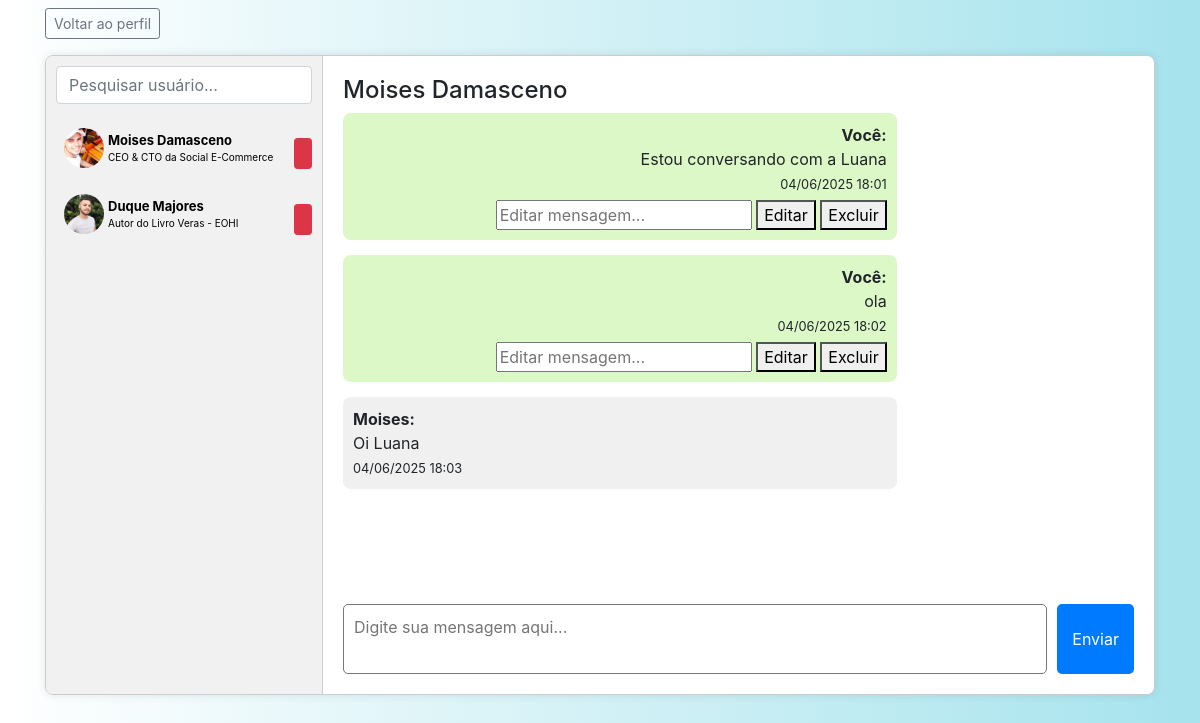
The page /mensagens/1 (signed in) on the database its author committed.
### app/models.py (models this page shows, shortened)
class User(UserMixin, db.Model):
    __tablename__ = 'user'
    id = db.Column(db.Integer, primary_key=True)
    nome = db.Column(db.String(150), nullable=False)
    sobreNome = db.Column(db.String(150), nullable=True)
    status = db.Column(db.String(150), nullable=True)
    cpf_cnpj = db.Column(db.String(20), unique=True, nullable=True)
    email = db.Column(db.String(150), unique=True, nullable=False)
    senha = db.Column(db.String(150), nullable=False)
    imagem = db.Column(db.String(150), default='default.png')
    cor_fundo = db.Column(db.String(255), default='background-image: linear-gradient(to right, #fff, #a6e3ed);')
    last_seen = db.Column(db.DateTime, default=datetime.utcnow)
    notificacoes = db.relationship(
        'Notificacao',
        backref='destinatario',
        lazy='dynamic',
        foreign_keys='Notificacao.destinatario_id'
    )
    notificacoes_enviadas = db.relationship(
        'Notificacao',
        backref='remetente',
        lazy='dynamic',
        foreign_keys='Notificacao.remetente_id'
    )
    followed = db.relationship(
        'User', secondary=followers,
        primaryjoin=(followers.c.follower_id == id),
        secondaryjoin=(followers.c.followed_id == id),
        backref=db.backref('followers', lazy='dynamic'),
        lazy='dynamic'
    )

class Mensagem(db.Model):
    __tablename__ = 'mensagem'
    id = db.Column(db.Integer, primary_key=True)
    remetente_id = db.Column(db.Integer, db.ForeignKey('user.id'), nullable=False)
    destinatario_id = db.Column(db.Integer, db.ForeignKey('user.id'), nullable=False)
    corpo = db.Column(db.Text, nullable=False)
    data_envio = db.Column(db.DateTime, default=datetime.utcnow)
    editada = db.Column(db.Boolean, default=False)
    lida = db.Column(db.Boolean, default=False)
    remetente = db.relationship('User', foreign_keys=[remetente_id], backref='mensagens_enviadas')
    destinatario = db.relationship('User', foreign_keys=[destinatario_id], backref='mensagens_recebidas')

### app/views.py (the view, shortened to what this page needs)
@app.route('/mensagens/<int:usuario_id>', methods=['GET', 'POST'])
@login_required
def mensagens(usuario_id):
    destinatario = User.query.get_or_404(usuario_id)
    notificacoes_nao_lidas = Notificacao.query.filter_by(
        destinatario_id=current_user.id, lida=False
    ).all()
    for n in notificacoes_nao_lidas:
        n.lida = True
    db.session.commit()
    usuarios_seguidos = current_user.followed.all()
    mensagens = Mensagem.query.filter(
        ((Mensagem.remetente_id == current_user.id) & (Mensagem.destinatario_id == destinatario.id)) |
        ((Mensagem.remetente_id == destinatario.id) & (Mensagem.destinatario_id == current_user.id))
    ).order_by(Mensagem.data_envio.asc()).all()
    usuarios = User.query.all()
    return render_template(
        'mensagens.html',
        destinatario=destinatario,
        usuarios_seguidos=usuarios_seguidos,
        mensagens=mensagens,
        usuarios=usuarios,
        obj=current_user,
    )

### app/__init__.py (called while the page is built)
@login_manager.user_loader
def load_user(user_id):
    return User.query.get(int(user_id))

### app/views.py (called while the page is built)
@app.before_request
def update_last_seen():
    if current_user.is_authenticated:
        current_user.last_seen = datetime.utcnow()
        db.session.commit()

### app/templates/mensagens.html (shortened to what this page needs)
{% extends 'base.html' %}
{% block styles %}
<link rel="stylesheet" href="{{ url_for('static', filename='css/index.css') }}">
<link rel="stylesheet" href="{{ url_for('static', filename='css/mensagens.css') }}">
{% endblock %}
{% block content %}
<a href="{{ url_for('home', id=obj.id) }}" class="btn btn-outline-secondary btn-sm mt-2">Voltar ao perfil</a>
<div class="chat-container mt-3">
    <div class="chat-sidebar">
        <input type="text" id="searchUserInput" placeholder="Pesquisar usuário..." class="form-control mb-3" />
        {% for user in usuarios %}
            {% if user.id != current_user.id and
                (user in current_user.followed or
                mensagens|selectattr('remetente_id', 'equalto', user.id)|list or
                mensagens|selectattr('destinatario_id', 'equalto', user.id)|list) %}
                <div id="chat_user" class="chat-user-wrapper" data-username="{{ (user.nome + ' ' + (user.sobreNome if user.sobreNome else '')).lower() }}">
                    <a id="perfil_chat" href="{{ url_for('mensagens', usuario_id=user.id) }}"
                       class="chat-user {% if user.tem_nova_mensagem %}new-message{% endif %}">
                        <div>
                            <img id="img_msg_perfil" class="rounded-circle"
                                 src="{{ url_for('static', filename='imagens/' + user.imagem) }}" alt="Foto do Perfil">
                        </div>
                        <div class="chat-user-info">
                            <div id="info_perfil_msg_nome" class="chat-user-name">{{ user.nome }} {{ user.sobreNome }}</div>
                            <div id="info_perfil_msg_status" class="chat-user-status">{{ user.status }}</div>
                        </div>
                    </a>
                    <div id="btns_msg_config">
                        <form action="{{ url_for('excluir_mensagens_usuario', usuario_id=user.id) }}" method="POST" class="d-inline">
                            <button type="submit" class="btn btn-sm btn-danger" title="Apagar todas as mensagens">
                            </button>
                        </form>
                    </div>
                </div>
            {% endif %}
        {% endfor %}
    </div>
    <div class="chat-content {% if not destinatario %}blank{% endif %}">
        {% if destinatario and destinatario.id != obj.id %}
        <h4>{{ destinatario.nome }} {{ destinatario.sobreNome }}</h4>
            <div id="corpo_msg" class="chat-messages">
                {% for msg in mensagens %}
                    <div class="chat-message {{ 'sent' if msg.remetente_id == current_user.id else 'received' }}">
                        <div class="message-author">
                            <strong>{{ 'Você' if msg.remetente_id == current_user.id else destinatario.nome }}:</strong>
                        </div>
                        <div class="message-body">
                            {{ msg.corpo }}
                        </div>
                        <div class="message-time">
                            <small>{{ msg.data_envio.strftime('%d/%m/%Y %H:%M') }}</small>
                        </div>
                        {% if msg.remetente_id == current_user.id %}
                            <div class="message-actions">
                                <form action="{{ url_for('editar_mensagem', mensagem_id=msg.id) }}" method="POST" class="d-inline">
                                    <input type="text" name="novo_texto" placeholder="Editar mensagem..." required>
                                    <button type="submit">Editar</button>
                                </form>
                                <form action="{{ url_for('excluir_mensagem', mensagem_id=msg.id) }}" method="POST" class="d-inline">
                                    <button type="submit" class="btn-excluir">Excluir</button>
                                </form>
                            </div>
                        {% endif %}
                    </div>
                {% endfor %}
            </div>
            <form method="POST" class="chat-form">
                <textarea name="mensagem" placeholder="Digite sua mensagem aqui..." required></textarea>
                <button type="submit" title="Enviar mensagem">Enviar</button>
            </form>
        {% else %}
            <div class="chat-placeholder">
                <p>Selecione um usuário para iniciar uma conversa.</p>
            </div>
        {% endif %}
    </div>
</div>
{% endblock %}

### app/static/css/index.css (style rules this page uses)
#body { background-image: linear-gradient(to right, #fff, #a6e3ed ); height: 100vh; }

### app/static/css/mensagens.css (style rules this page uses)
#corpo_msg { height: 100vh; }
#btns_msg_config { display: flex; align-items: center; flex-direction: column; }
#perfil_chat { display: flex; align-items: center; gap: 4px; }
#info_perfil_msg_nome { font-size: 13px; }
#info_perfil_msg_status { font-size: 10px; }
#img_msg_perfil { width: 40px; height: 40px; }
.chat-user-wrapper { display: flex; justify-content: space-between; align-items: center; }
.message-actions { margin-top: 5px; }
.chat-container { display: flex; height: 80vh; border: 1px solid #ccc; border-radius: 8px; overflow: hidden; box-shadow: 0 0 10px rgba(0,0,0,0.1); }
.chat-sidebar { width: 25%; background-color: #f1f1f1; overflow-y: auto; padding: 10px; border-right: 1px solid #ccc; }
.chat-user { display: flex; align-items: center; padding: 8px; margin-bottom: 10px; text-decoration: none; color: black; border-radius: 5px; transition: background-color 0.2s; }
.chat-user-info { display: flex; flex-direction: column; }
.chat-user-name { font-weight: bold; }
.chat-content { flex: 1; padding: 20px; display: flex; flex-direction: column; background-color: #fff; }
.chat-messages { flex: 1; overflow-y: auto; margin-bottom: 15px; }
.chat-message { margin-bottom: 15px; max-width: 70%; }
.chat-message.sent { align-self: flex-end; text-align: right; background-color: #dcf8c6; padding: 10px; border-radius: 8px; }
.chat-message.received { align-self: flex-start; text-align: left; background-color: #f0f0f0; padding: 10px; border-radius: 8px; }
.chat-form { display: flex; gap: 10px; }
.chat-form textarea { flex: 1; resize: none; padding: 10px; border-radius: 5px; }
.chat-form button { padding: 10px 15px; border-radius: 5px; background-color: #007bff; color: white; border: none; }

### rows shown on the page
User: imagem (picture), nome "Moises", sobreNome "Damasceno", status "CEO & CTO da Social E-Commerce"
User: imagem (picture), nome "Duque", sobreNome "Majores", status "Autor do Livro Veras - EOHI"
Mensagem: remetente_id "Você", corpo "Estou conversando com a Luana", data_envio "04/06/2025 18:01"
Mensagem: remetente_id "Você", corpo "ola", data_envio "04/06/2025 18:02"
Mensagem: corpo "Oi Luana", data_envio "04/06/2025 18:03"
